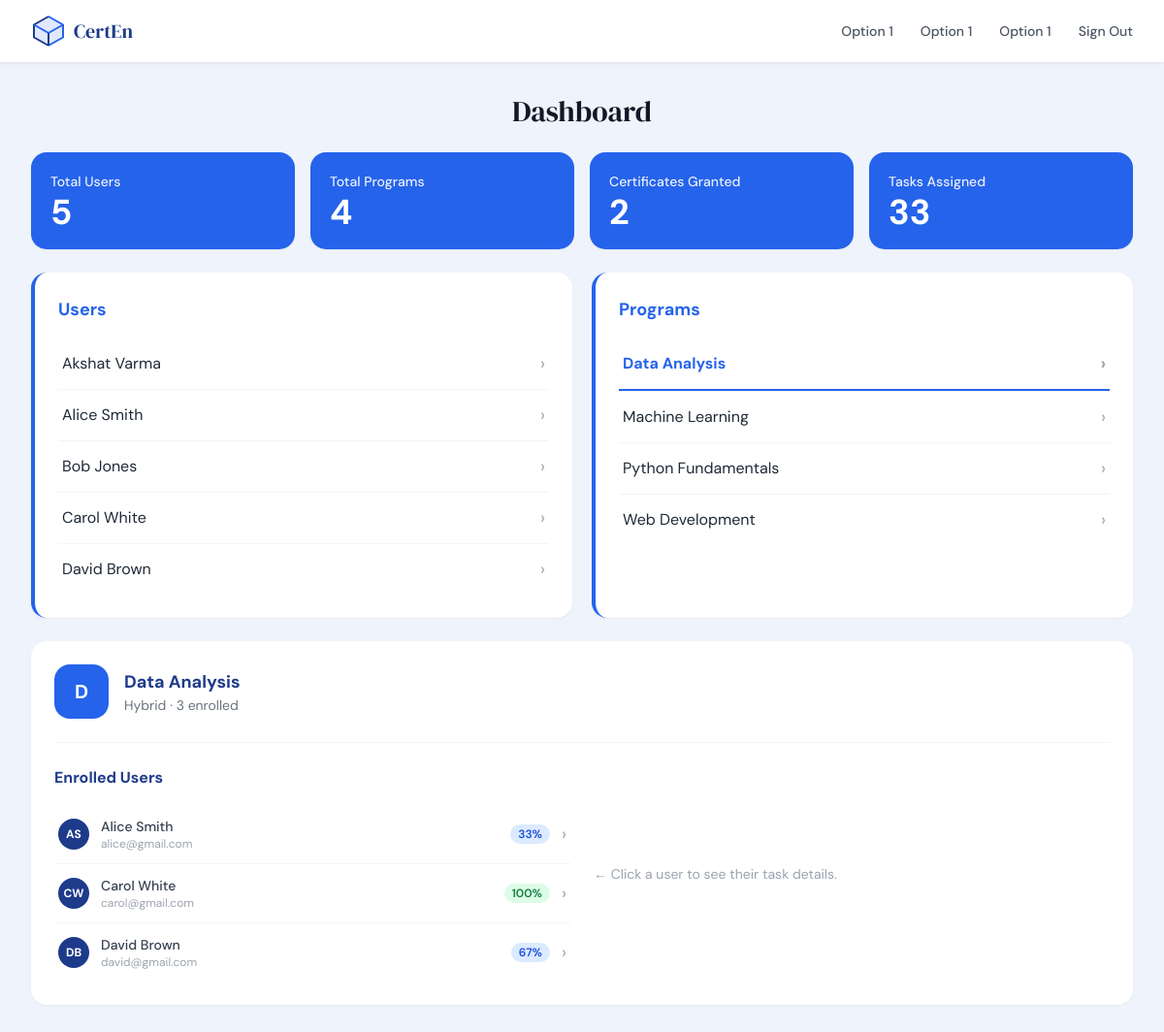
The page /admin?program_id=2&view=program on the database as committed earlier.
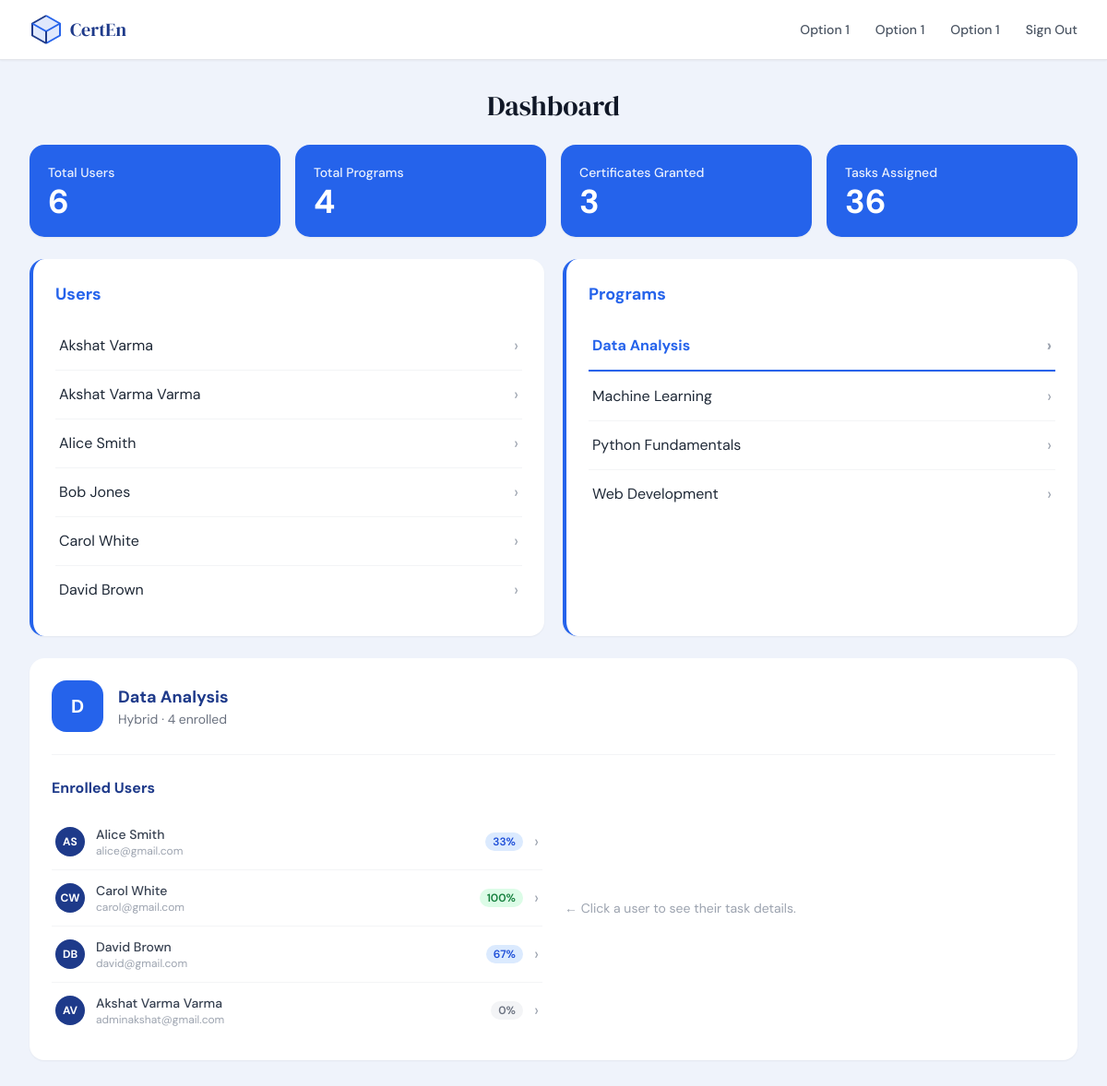
The same page on the database as committed later.
### models.py (models this page shows, shortened)
class User(db.Model):
    __tablename__ = "users"
    id         = db.Column(db.Integer, primary_key=True)
    first_name = db.Column(db.String(80),  nullable=False)
    last_name  = db.Column(db.String(80),  nullable=False)
    email      = db.Column(db.String(120), unique=True, nullable=False)
    dob        = db.Column(db.String(20))          # stored as "DD/MM/YYYY"
    is_admin   = db.Column(db.Boolean, default=False)
    created_at = db.Column(db.DateTime, default=lambda: datetime.now(timezone.utc))
    enrollments      = db.relationship("Enrollment",      back_populates="user", cascade="all, delete-orphan")
    task_completions = db.relationship("TaskCompletion",  back_populates="user", cascade="all, delete-orphan")
    certificates     = db.relationship("Certificate",     back_populates="user", cascade="all, delete-orphan")
    @property
    def full_name(self):
        return f"{self.first_name} {self.last_name}"
    @property
    def initials(self):
        return f"{self.first_name[0]}{self.last_name[0]}".upper()

class Program(db.Model):
    __tablename__ = "programs"
    id          = db.Column(db.Integer, primary_key=True)
    name        = db.Column(db.String(120), nullable=False)
    description = db.Column(db.Text)
    mode        = db.Column(db.String(20))   # Online / Offline / Hybrid
    created_at  = db.Column(db.DateTime, default=lambda: datetime.now(timezone.utc))
    enrollments  = db.relationship("Enrollment",  back_populates="program", cascade="all, delete-orphan")
    tasks        = db.relationship("Task",         back_populates="program", cascade="all, delete-orphan",
                                   order_by="Task.serial")
    certificates = db.relationship("Certificate", back_populates="program", cascade="all, delete-orphan")

### app.py (the view, shortened to what this page needs)
@app.route("/admin")
def admin_dashboard():
    selected_user_id    = request.args.get("user_id",    type=int)
    selected_program_id = request.args.get("program_id", type=int)
    view_mode           = request.args.get("view", "user")   # "user" | "program"
    users    = User.query.filter_by(is_admin=False).order_by(User.first_name).all()
    programs = Program.query.order_by(Program.name).all()
    selected_user    = User.query.get(selected_user_id)    if selected_user_id    else None
    selected_program = Program.query.get(selected_program_id) if selected_program_id else None
    stats = {
        "total_users":           User.query.filter_by(is_admin=False).count(),
        "total_programs":        Program.query.count(),
        "certificates_granted":  Certificate.query.filter_by(status="granted").count(),
        "tasks_assigned":        TaskCompletion.query.count(),
    }
    user_enrolled_programs = []
    user_task_rows         = []
    program_enrolled_users = []
    program_task_rows      = []
    program_detail_user    = None
    prog_detail_user_id    = request.args.get("prog_user_id", type=int)
    if selected_program and view_mode == "program":
        for enr in selected_program.enrollments:
            program_enrolled_users.append({
                "id":       enr.user.id,
                "name":     enr.user.full_name,
                "initials": enr.user.initials,
                "email":    enr.user.email,
                "progress": enr.progress,
            })
        if prog_detail_user_id:
            program_detail_user = User.query.get(prog_detail_user_id)
            if program_detail_user:
                program_task_rows = get_task_rows(prog_detail_user_id, selected_program.id)
    return render_template(
        "admin_dashboard.html",
        stats=stats,
        users=users,
        programs=programs,
        selected_user=selected_user,
        selected_program=selected_program,
        view_mode=view_mode,
        user_enrolled_programs=user_enrolled_programs,
        user_task_rows=user_task_rows,
        program_enrolled_users=program_enrolled_users,
        program_task_rows=program_task_rows,
        program_detail_user=program_detail_user,
        prog_detail_user_id=prog_detail_user_id,
    )

### models.py (called while the page is built)
    @property
    def progress(self):
        total = len(self.program.tasks)
        if total == 0:
            return 0
        completed = TaskCompletion.query.filter_by(
            user_id=self.user_id, status="C"
        ).join(Task).filter(Task.program_id == self.program_id).count()
        return round((completed / total) * 100)

### templates/admin_dashboard.html (shortened to what the changed rows need)
{% extends "base.html" %}
{% block content %}
<div class="max-w-7xl mx-auto px-4 sm:px-6 lg:px-8 py-8 space-y-6">
  <h2 class="font-serif text-3xl text-center text-gray-900">Dashboard</h2>
  <div class="grid grid-cols-2 lg:grid-cols-4 gap-4">
    {% for label, value in [
        ('Total Users',          stats.total_users),
        ('Total Programs',       stats.total_programs),
        ('Certificates Granted', stats.certificates_granted),
        ('Tasks Assigned',       stats.tasks_assigned),
      ] %}
    <div class="bg-primary text-white rounded-2xl p-5 shadow-sm">
      <p class="text-sm font-medium opacity-90 mb-1">{{ label }}</p>
      <p class="text-4xl font-bold leading-none">{{ value }}</p>
    </div>
    {% endfor %}
  </div>
  <div class="grid grid-cols-1 md:grid-cols-2 gap-5">
    <div class="bg-white rounded-2xl shadow-sm border-l-4 border-primary p-6">
      <ul class="divide-y divide-gray-100">
        {% for user in users %}
        <li>
          <a href="{{ url_for('admin_dashboard', user_id=user.id, view='user') }}"
             class="flex justify-between items-center py-3 px-1 transition-colors
               {% if selected_user and selected_user.id == user.id and view_mode == 'user' %}
                 text-primary font-bold border-b-2 border-primary
               {% else %}
                 text-gray-800 hover:text-primary
               {% endif %}">
            {{ user.full_name }}
            <span class="text-gray-400 text-lg">›</span>
          </a>
        </li>
        {% endfor %}
      </ul>
    </div>
    <div class="bg-white rounded-2xl shadow-sm border-l-4 border-primary p-6">
      <ul class="divide-y divide-gray-100">
        {% for program in programs %}
        <li>
          <a href="{{ url_for('admin_dashboard', program_id=program.id, view='program') }}"
             class="flex justify-between items-center py-3 px-1 transition-colors
               {% if selected_program and selected_program.id == program.id and view_mode == 'program' %}
                 text-primary font-bold border-b-2 border-primary
               {% else %}
                 text-gray-800 hover:text-primary
               {% endif %}">
            {{ program.name }}
            <span class="text-gray-400 text-lg">›</span>
          </a>
        </li>
        {% endfor %}
      </ul>
    </div>
  </div>
  {% if selected_program and view_mode == 'program' %}
  <div class="bg-white rounded-2xl shadow-sm p-6 space-y-6">
    <div class="flex items-center gap-4">
      <div class="w-14 h-14 rounded-2xl bg-primary text-white flex items-center justify-center font-bold text-xl shrink-0">
        {{ selected_program.name[0] }}
      </div>
      <div>
        <h3 class="text-lg font-bold text-navy">{{ selected_program.name }}</h3>
        <p class="text-sm text-gray-500">{{ selected_program.mode }} · {{ program_enrolled_users | length }} enrolled</p>
      </div>
    </div>
    <div class="grid grid-cols-1 md:grid-cols-2 gap-6 border-t border-gray-100 pt-6">
      <div>
        <h4 class="font-bold text-navy mb-4">Enrolled Users</h4>
        {% if program_enrolled_users %}
          <ul class="divide-y divide-gray-100">
            {% for pu in program_enrolled_users %}
            <li>
              <a href="{{ url_for('admin_dashboard', program_id=selected_program.id, view='program', prog_user_id=pu.id) }}"
                 class="flex items-center gap-3 py-3 px-1 transition-colors
                   {% if prog_detail_user_id == pu.id %}text-primary font-bold{% else %}text-gray-700 hover:text-primary{% endif %}">
                <div class="w-8 h-8 rounded-full bg-navy text-white flex items-center justify-center text-xs font-bold shrink-0">
                  {{ pu.initials }}
                </div>
                <div class="flex-1 min-w-0">
                  <p class="text-sm font-medium truncate">{{ pu.name }}</p>
                  <p class="text-xs text-gray-400 truncate">{{ pu.email }}</p>
                </div>
                <span class="text-xs font-semibold px-2 py-0.5 rounded-full
                  {% if pu.progress == 100 %}bg-green-100 text-green-700
                  {% elif pu.progress > 0 %}bg-blue-100 text-blue-700
                  {% else %}bg-gray-100 text-gray-500{% endif %}">
                  {{ pu.progress }}%
                </span>
                <span class="text-gray-400 text-lg">›</span>
              </a>
            </li>
            {% endfor %}
          </ul>
        {% else %}
          <p class="text-sm text-gray-400">No users enrolled in this program yet.</p>
        {% endif %}
      </div>
      {% if program_detail_user %}
      <div>
        <h4 class="font-bold text-navy mb-1">
          {{ program_detail_user.full_name }}'s Tasks — {{ selected_program.name }}
        </h4>
        <div class="overflow-x-auto">
          <table class="w-full text-sm">
            <thead>
              <tr class="border-b border-gray-200">
                <th class="text-left py-2 px-2 font-bold text-gray-800">Serial</th>
                <th class="text-left py-2 px-2 font-bold text-gray-800">Task Name</th>
                <th class="text-left py-2 px-2 font-bold text-gray-800">Due Date</th>
                <th class="text-left py-2 px-2 font-bold text-gray-800">Status</th>
              </tr>
            </thead>
            <tbody>
              {% for row in program_task_rows %}
              <tr class="border-b border-gray-50">
                <td class="py-3 px-2 text-gray-600">{{ row.serial }}</td>
                <td class="py-3 px-2 text-gray-600">{{ row.name }}</td>
                <td class="py-3 px-2 text-gray-600">{{ row.due_date }}</td>
                <td class="py-3 px-2 status-{{ row.status | lower }}">{{ row.status }}</td>
              </tr>
              {% endfor %}
            </tbody>
          </table>
        </div>
        <form action="{{ url_for('grant_certificate') }}" method="POST" class="flex justify-end mt-4">
          <input type="hidden" name="user_id"    value="{{ program_detail_user.id }}" />
          <input type="hidden" name="program_id" value="{{ selected_program.id }}" />
          <button type="submit"
                  class="bg-gray-300 text-gray-600 font-semibold rounded-full px-6 py-2 text-sm
                         hover:bg-primary hover:text-white transition-colors">
            Grant Certificate
          </button>
        </form>
      </div>
      {% else %}
        <p class="text-sm text-gray-400 self-center">← Click a user to see their task details.</p>
      {% endif %}
    </div>
  </div>
  {% endif %}
</div>
{% endblock %}

Rows that differ between the two databases and show on the page:
added User: full_name "Akshat Varma Varma", initials "AV", name "Akshat Varma Varma", email "adminakshat@gmail.com", progress "0"
Other text that changed with them:
{{ program_enrolled_users | length }}: "3" → "4"
new list line: "Total Users 6"
new list line: "Certificates Granted 3"
new list line: "Tasks Assigned 36"
list line gone: "Total Users 5"
list line gone: "Certificates Granted 2"
list line gone: "Tasks Assigned 33"
